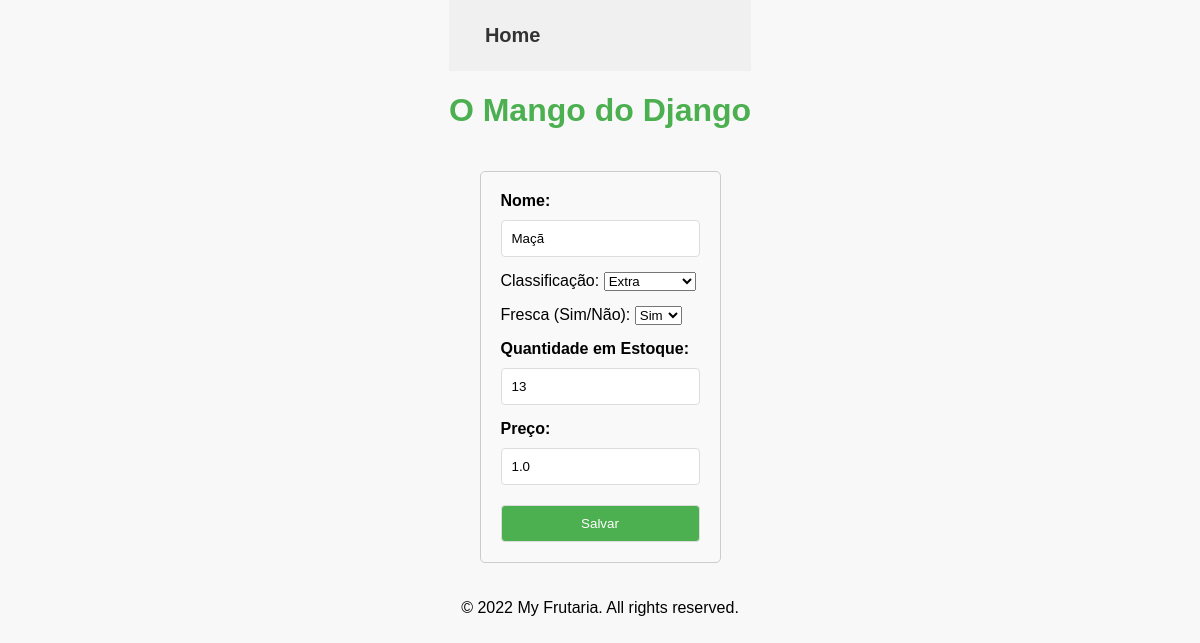
/fruit_edit/7/, run on the app's committed database.
### frutaria/models.py (models this page shows)
class Fruta(models.Model):
    nome = models.CharField(max_length=100)
    classificacao = models.CharField(max_length=100)
    fresca = models.BooleanField(default=True)
    qtd_estoque = models.IntegerField()
    preco = models.FloatField(default=0.00)

### frutaria/views.py (the view, shortened to what this page needs)
# urls.py: path('fruit_edit/<int:fruta_id>/', views.fruit_edit, name='fruit_edit'),
def fruit_edit(request, fruta_id):
    fruta = get_object_or_404(Fruta, pk=fruta_id)
    if request.method == 'GET':
        return render(request, 'edit_fruit.html', {'fruta': fruta})

### frutaria/templates/edit_fruit.html (shortened to what this page needs)
{% extends 'base.html' %}
{% block content %}
    <form method="POST" class="form-fruta">
        <div class="form-group">
            <label for="nome" class="form-label">Nome:</label>
            <input type="text" id="nome" name="nome" value="{{ fruta.nome }}" class="form-input">
        </div>
        <div class="form-group">
            <label for="classificacao">Classificação:</label>
            <select id="classificacao" name="classificacao" required>
                <option value="Extra">Extra</option>
            </select>
        </div>
        <div class="form-group">
            <label for="fresca">Fresca (Sim/Não):</label>
            <select id="fresca" name="fresca" required>
                <option value="True">Sim</option>
            </select>
        </div>
        <div class="form-group">
            <label for="qtd_estoque" class="form-label">Quantidade em Estoque:</label>
            <input type="number" id="qtd_estoque" name="qtd_estoque" value="{{ fruta.qtd_estoque }}" class="form-input">
        </div>
        <div class="form-group">
            <label for="preco" class="form-label">Preço:</label>
            <input type="number" id="preco" name="preco" value="{{ fruta.preco }}" class="form-input" step="0.01" min="0.01">
        </div>
        <input type="submit" value="Salvar" class="form-submit">
    </form>
{% endblock %}

### frutaria/static/style.css (style rules this page uses)
body { margin: 0; padding: 0; font-family: Arial, sans-serif; background-color: #f8f8f8; display: flex; flex-direction: column; justify-content: center; align-items: center; }
.form-fruta { max-width: 600px; margin: 20px auto; padding: 20px; border: 1px solid #ccc; border-radius: 5px; background-color: #f9f9f9; }
.form-group { margin-bottom: 15px; }
.form-label { display: block; margin-bottom: 5px; font-weight: bold; }
.form-input, .form-checkbox, .form-submit { width: 100%; padding: 10px; margin-top: 5px; border: 1px solid #ddd; border-radius: 4px; box-sizing: border-box; }
.form-submit { background-color: #4CAF50; color: white; cursor: pointer; }

### data on the page
Fruta: nome "Maçã", qtd_estoque "13", preco "1.0"
